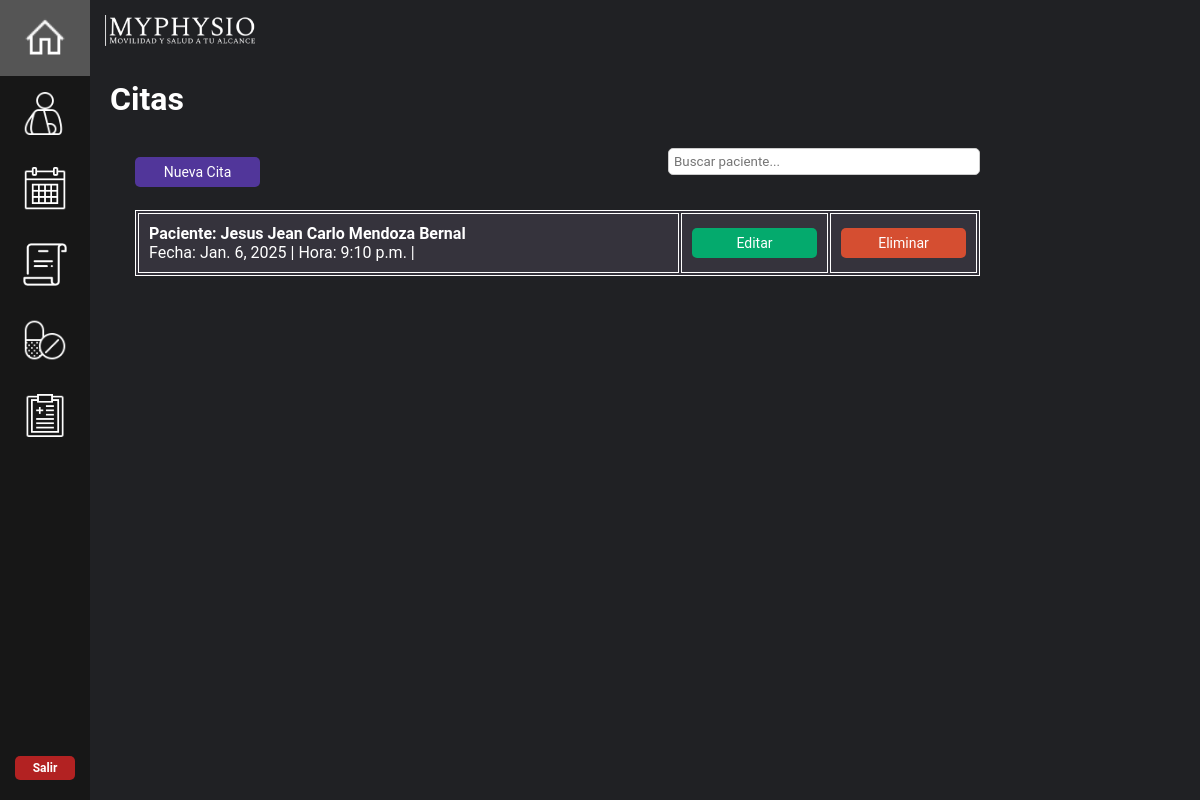
Page /citas/ on the committed database.
### mainapp/models.py (models this page shows, shortened)
class Citas(models.Model):
    paciente = models.ForeignKey(Paciente, on_delete=models.CASCADE, blank=False, null=False)
    fecha = models.DateField()
    hora = models.TimeField(auto_now=False, auto_now_add=False)
    class Meta:
        unique_together = ('paciente', 'fecha', 'hora')

class Paciente(models.Model):
    nombre = models.CharField(max_length=100)
    apellido_paterno = models.CharField(max_length=100)
    apellido_materno = models.CharField(max_length=100)
    edad = models.IntegerField(blank=True, null=True)
    fecha_nacimiento = models.DateField(blank=True, null=True)
    sexo = models.CharField(max_length=100, blank=True, null=True)
    direccion = models.CharField(max_length=100, blank=True, null=True)
    telefonoP = models.CharField(max_length=10,blank=True, null=True)
    emailP = models.EmailField(blank=True, null=True)
    sintomas = models.CharField(max_length=100, blank=True, null=True)
    frecuencia_dolor = models.CharField(max_length=255, blank=True, null=True)
    act_causante = models.CharField(max_length=100, blank=True, null=True)
    descripcion_dolor = models.CharField(max_length=100, blank=True, null=True)
    intensidad_dolor = models.CharField(max_length=100, blank=True, null=True)
    tratamiento = models.TextField(max_length=255, blank=True, null=True)
    lesiones = models.CharField(max_length=100, blank=True, null=True)
    condicion = models.CharField(max_length=100, blank=True, null=True)
    tratamientos_previos = models.TextField(max_length=255, blank=True, null=True)
    medicacion_actual = models.CharField(max_length=100, blank=True, null=True)
    peso = models.IntegerField(blank=True, null=True)
    altura = models.IntegerField(blank=True, null=True)
    rango_mov = models.IntegerField(blank=True, null=True)
    presion = models.CharField(max_length=100, blank=True, null=True)
    ocupacion = models.CharField(max_length=100, blank=True, null=True)
    act_fisica = models.CharField(max_length=100, blank=True, null=True)
    descanso = models.TextField(max_length=255, blank=True, null=True)
    alimentacion = models.TextField(max_length=255, blank=True, null=True)
    def __str__(self):
        return self.nombre + ' ' + self.apellido_paterno + ' ' + self.apellido_materno

### mainapp/views.py (the view)
# urls.py: path("citas/", views.citas, name="citas"),
def citas(request):
    info_citas = Citas.objects.all
    return render(request, "./citas.html", {'all': info_citas})

### mainapp/templates/citas.html (shortened to what this page needs)
{% extends "dashboard_home.html" %}
{% load static %}
{% block content %}
<h1 style="margin-top: 60px; color: white;">Citas</h1>
<div class="container_recetas">
    <div style="display: flex; justify-content: space-between; align-items: center;">
        <button id="ncita" class="next-button" onclick="ncita()">Nueva Cita</button>
        <input
            type="text"
            id="searchInput"
            placeholder="Buscar paciente..."
            style="margin-bottom: 20px; padding: 5px; border-radius: 5px; border: 1px solid #ccc; width: 300px;"
        />
    </div>
    {% for item in all %}
    <div class="info_recetas" data-paciente="{{ item.paciente }}">
        <table>
            <tr>
                <td>
                    <strong>Paciente: {{ item.paciente }}</strong> <br>
                    Fecha: {{ item.fecha }} |
                    Hora: {{ item.hora }} |
                </td>
                <td align="right">
                    <a href="{% url 'update_cita' item.id %}">
                        <button class="next-button edit-button" type="button">Editar</button>
                    </a>
                </td>
                <td>
                    <button class="next-button delete-button" type="button" onclick="confirmDelete('{{ item.id }}', '{{item.paciente}}')">Eliminar</button>
                </td>
            </tr>
        </table>
    </div>
    {% endfor %}
</div>
{% endblock %}

### mystaticfiles/styles.css (style rules this page uses)
* { font-family: 'Roboto'; }
body { display: flex; flex-direction: column; margin: 0; min-height: 100vh; color: white; background-color: #202124; }
table { width: 100%; border-collapse: separate; margin-top: 15px; }
th, td { text-align: left; padding: 10px; border-bottom: 2px solid #555; }
.next-button { width: 250px; height: 30px; text-align: center; background-color: #51369A; color: white; font-size: 14px; cursor: pointer; border-radius: 5px; border: none; align-self: center; margin-right: 16%; transition: all ease 0.5s; }

### mainapp/templates/dashboard_home.html (style rules this page uses)
body { margin: 0; font-family: "Roboto"; color: white; background-color: #202124; }

### mainapp/templates/citas.html (style rules this page uses)
.container_recetas { color: white; margin: 30px 200px 25px 25px; }
.info_recetas { color: white; background-color: #35333C; dispĺay: flex; margin: 20px padding: 20px 20px; }
.next-button { width: 125px; height: 30px; text-align: center; background-color: #51369A; color: white; font-size: 14px; cursor: pointer; border-radius: 5px; border: none; align-self: center; margin-right: 16%; transition: all ease 0.5s; }
a { text-decoration: none; color: white; }
.next-button.edit-button { background-color: #04AA6D; }
.next-button.delete-button { background-color: #d54e31; }
table, th, td { width: 100%; border: 1px solid; }
a { color: #72A0C1; }

### rows in the picture
Citas: paciente "Jesus Jean Carlo Mendoza Bernal", fecha "Jan. 6, 2025", hora "9:10 p.m."
